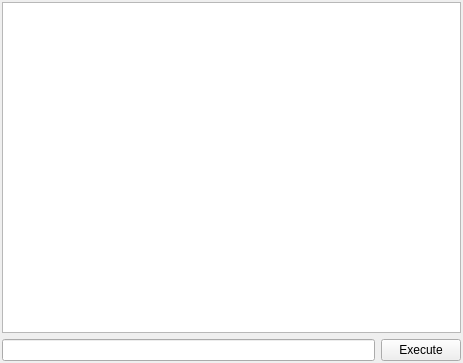
<?xml version="1.0" encoding="UTF-8"?>
<ui version="4.0">
 <class>Console</class>
 <widget class="QWidget" name="Console">
  <property name="geometry">
   <rect>
    <x>0</x>
    <y>0</y>
    <width>463</width>
    <height>363</height>
   </rect>
  </property>
  <property name="windowTitle">
   <string>Render Master Console</string>
  </property>
  <layout class="QVBoxLayout" name="verticalLayout">
   <property name="leftMargin">
    <number>2</number>
   </property>
   <property name="topMargin">
    <number>2</number>
   </property>
   <property name="rightMargin">
    <number>2</number>
   </property>
   <property name="bottomMargin">
    <number>2</number>
   </property>
   <item>
    <widget class="QPlainTextEdit" name="plainTextEdit">
     <property name="readOnly">
      <bool>true</bool>
     </property>
    </widget>
   </item>
   <item>
    <layout class="QHBoxLayout" name="horizontalLayout">
     <item>
      <widget class="QLineEdit" name="lineEdit"/>
     </item>
     <item>
      <widget class="QPushButton" name="pushButton">
       <property name="text">
        <string>Execute</string>
       </property>
      </widget>
     </item>
    </layout>
   </item>
  </layout>
 </widget>
 <tabstops>
  <tabstop>lineEdit</tabstop>
  <tabstop>pushButton</tabstop>
  <tabstop>plainTextEdit</tabstop>
 </tabstops>
 <resources/>
 <connections/>
</ui>
